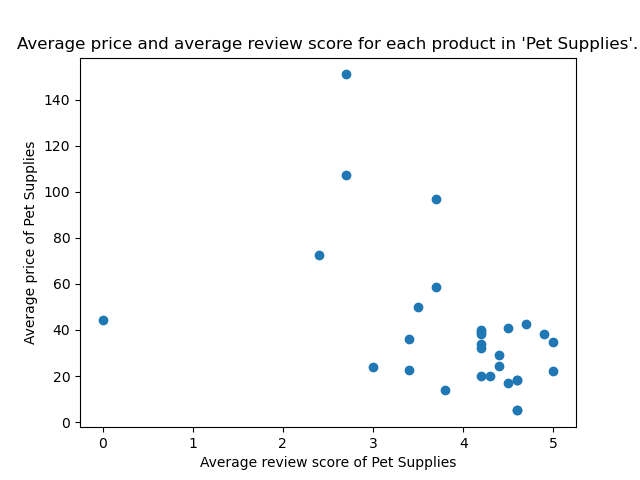

This figure's Python source:
import pandas as pd
import matplotlib.pyplot as plt
import numpy as np

def task4():
    # Use the data source from task2 and task3.
    review = pd.read_csv("task2.csv")
    price = pd.read_csv("task3.csv") 
    
    # Combine the reviews and prices make it as a new form.
    # Split "Pet Supplies" out.
    combine = review.merge(price, left_on="ID", right_on="ID")
    combine = combine.where(combine["category_x"] == "Pet Supplies")
    combine = combine.dropna()  # Drop none items.

    # Use scatter to make the plot. 
    plt.scatter(combine["average_score"], combine["average_cost"])

    # Setting the axis name and title.
    plt.xlabel("Average review score of Pet Supplies")
    plt.ylabel("Average price of Pet Supplies")
    plt.title("Average price and average review score for each product in 'Pet Supplies'.")

    # Setting the axis scale
    x_ticks = np.arange(0, 6, 1)
    y_ticks = np.arange(0, 160, 20)
    plt.xticks(x_ticks)
    plt.yticks(y_ticks)

    # Save the plot.
    plt.savefig('task4.png')

    return
